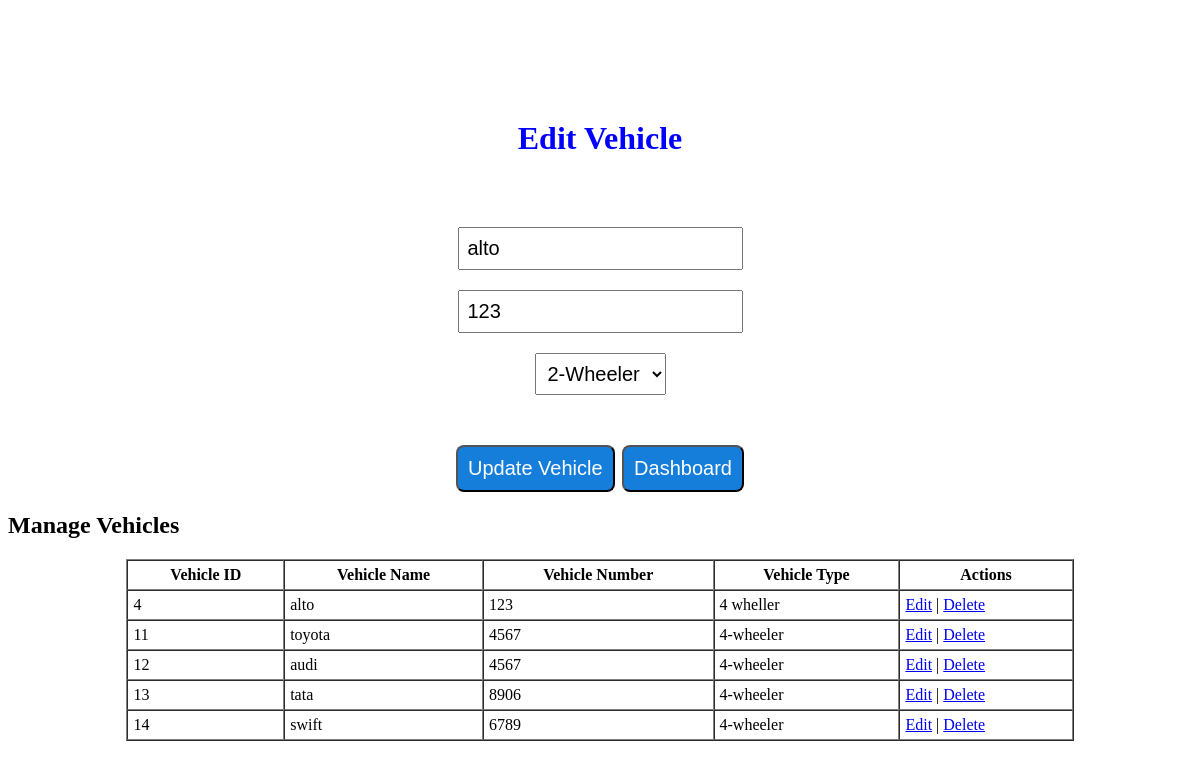
The app's page /vehicleservices/addvehicle.php?edit=4 (signed in) with its own data.
### tables this page shows
CREATE TABLE `vehicles` (
  `vehicle_id` int(11) NOT NULL,
  `user_id` int(11) DEFAULT NULL,
  `vehicle_name` varchar(100) DEFAULT NULL,
  `vehicle_number` varchar(50) DEFAULT NULL,
  `vehicle_type` varchar(50) DEFAULT NULL
);

### vehicleservices/addvehicle.php (the view, shortened to what this page needs)
<?php
include("config.php");
if (isset($_GET['edit'])) {
    $vehicle_id = $_GET['edit'];
    $sql = "SELECT * FROM vehicles WHERE vehicle_id = ?";
    $stmt = $conn->prepare($sql);
    $stmt->bind_param("i", $vehicle_id);
    $stmt->execute();
    $result = $stmt->get_result();
    $vehicle = $result->fetch_assoc();
}
?>
<!DOCTYPE html>
<html lang="en">
<head>
</head>
<body>
    <h1><?= isset($vehicle) ? "Edit Vehicle" : "Add Vehicle" ?></h1>
    <form method="POST">
        <input type="text" name="vehicle_name" placeholder="Vehicle Name" value="<?= htmlspecialchars($vehicle['vehicle_name'] ?? '') ?>" required><br>
        <input type="text" name="vehicle_number" placeholder="Vehicle Number(digits only)" value="<?= htmlspecialchars($vehicle['vehicle_number'] ?? '') ?>" required><br>
        <select name="vehicle_type" required>
            <option value="2-wheeler" <?= (isset($vehicle) && $vehicle['vehicle_type'] == '2-wheeler') ? 'selected' : '' ?>>2-Wheeler</option>
        </select><br>
        <button type="submit" name="<?= isset($vehicle) ? 'update' : 'add' ?>"><?= isset($vehicle) ? 'Update Vehicle' : 'Add Vehicle' ?></button>
        <a href="dashboard.php"><button type="button">Dashboard</button></a>
    </form>
    <h2>Manage Vehicles</h2>
    <table border="1" cellpadding="5" cellspacing="0" style="width: 80%; margin: 0 auto;">
        <thead>
            <tr>
                <th>Vehicle ID</th>
                <th>Vehicle Name</th>
                <th>Vehicle Number</th>
                <th>Vehicle Type</th>
                <th>Actions</th>
            </tr>
        </thead>
        <tbody>
            <?php
            $sql = "SELECT * FROM vehicles WHERE user_id = ?";
            $stmt = $conn->prepare($sql);
            $stmt->bind_param("i", $_SESSION['user_id']);
            $stmt->execute();
            $result = $stmt->get_result();
            while ($row = $result->fetch_assoc()):
            ?>
                <tr>
                    <td><?= htmlspecialchars($row['vehicle_id']) ?></td>
                    <td><?= htmlspecialchars($row['vehicle_name']) ?></td>
                    <td><?= htmlspecialchars($row['vehicle_number']) ?></td>
                    <td><?= htmlspecialchars($row['vehicle_type']) ?></td>
                    <td>
                        <a href="addvehicle.php?edit=<?= $row['vehicle_id'] ?>">Edit</a> |
                        <a href="addvehicle.php?delete=<?= $row['vehicle_id'] ?>" onclick="return confirm('Are you sure you want to delete this vehicle?')">Delete</a>
                    </td>
                </tr>
            <?php endwhile; ?>
        </tbody>
    </table>
</body>
</html>

### vehicleservices/addvehicle.php (style rules this page uses)
h1 { color: blue; text-align: center; margin-top: 120px; }
form { text-align: center; margin-top: 60px; font-size: 30px; }
select, input { font-size: 20px; padding: 8px; margin: 10px; }
button { font-size: 20px; margin-top: 40px; background-color: rgb(21, 126, 218); color: white; border-radius: 8px; padding: 10px; }

### records on screen
vehicles: vehicle_name "alto", vehicle_number "123", vehicle_id "4", vehicle_type "4 wheller"
vehicles: vehicle_id "11", vehicle_name "toyota", vehicle_number "4567", vehicle_type "4-wheeler"
vehicles: vehicle_id "12", vehicle_name "audi", vehicle_number "4567", vehicle_type "4-wheeler"
vehicles: vehicle_id "13", vehicle_name "tata", vehicle_number "8906", vehicle_type "4-wheeler"
vehicles: vehicle_id "14", vehicle_name "swift", vehicle_number "6789", vehicle_type "4-wheeler"
